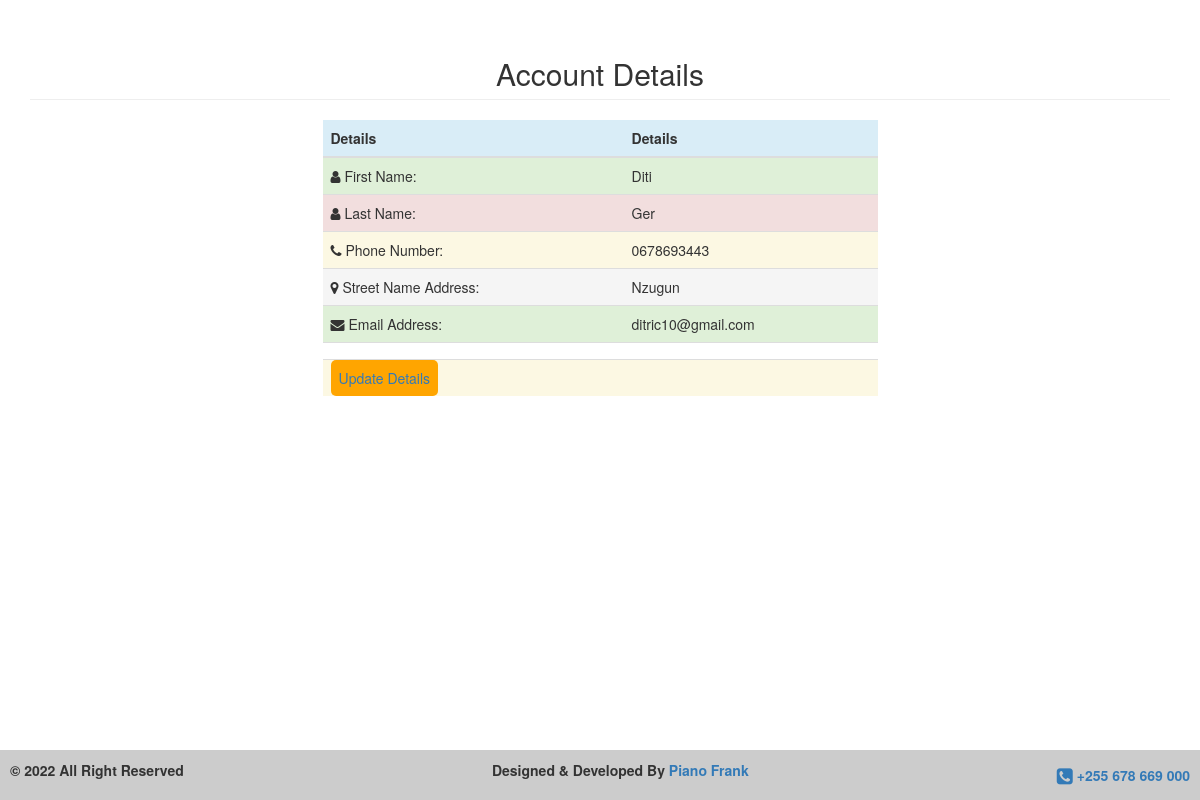
The app's page /details.php (signed in), older data.
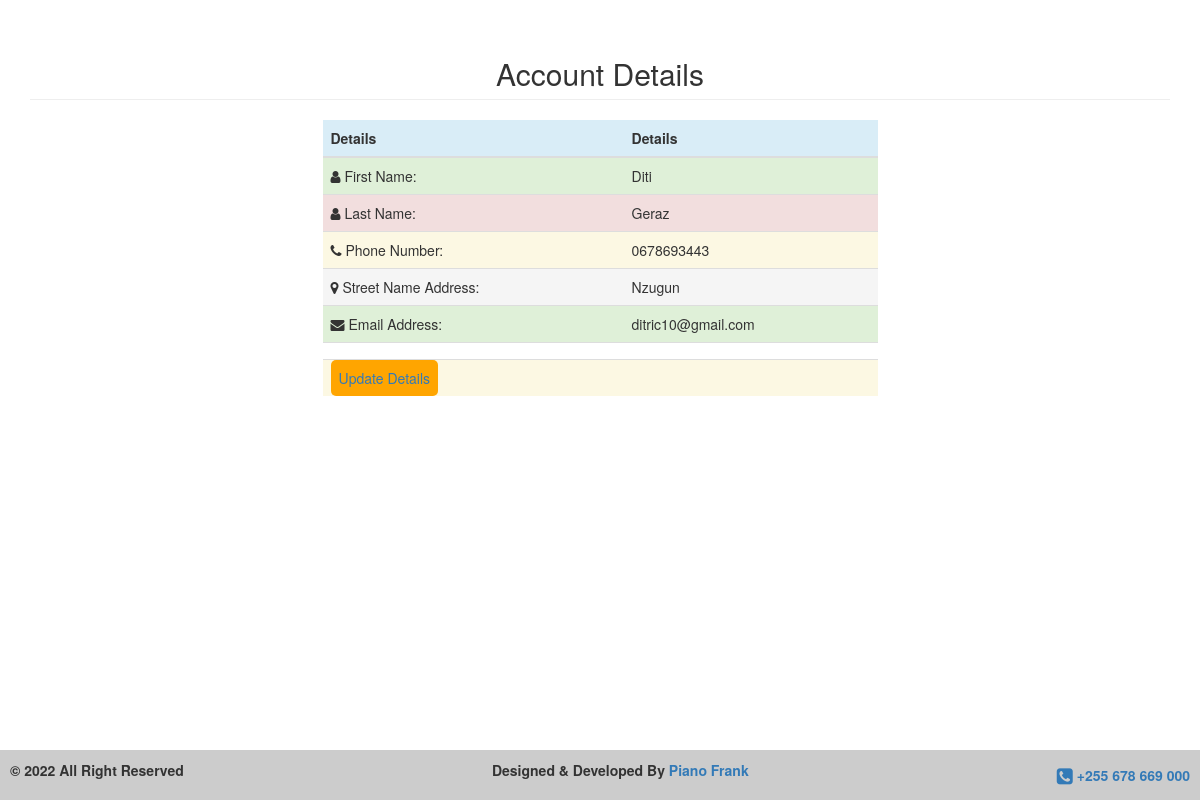
The same page, newer data.
### tables this page shows
CREATE TABLE `customer` (
  `id` int(11) NOT NULL,
  `first_name` varchar(50) NOT NULL,
  `last_name` varchar(50) NOT NULL,
  `phone` varchar(16) NOT NULL,
  `street` varchar(50) NOT NULL,
  `email` varchar(100) NOT NULL,
  `password` varchar(255) NOT NULL,
  `directory` int(11) NOT NULL DEFAULT 0
);

### details.php (the view, shortened to what this page needs)
<?php
include('server.php');
include('footer.php');
?>
<!DOCTYPE html>
<html>
    <head>
        <link rel="stylesheet" href="bootstrap3.min.css">
        <link rel="stylesheet" href="https://maxcdn.bootstrapcdn.com/font-awesome/4.6.3/css/font-awesome.min.css">
    </head>
    <body>
    <section>
        <div class="container-fluid">
            <div class="container">
                <h2 class="text-center page-header" style="margin-top: 5%;">Account Details</h2>
            </div>
            <div class="container" style="width: 50%; margin:auto;">
                <table class="table table-responsive">
                    <thead>
                        <tr class="info">
                            <th>Details</th>
                            <th>Details</th>
                        </tr>
                    </thead>
                    <?php
                    $logged_id = $_SESSION['user_id'];
                    $rows = mysqli_query($conn, "SELECT * FROM customer WHERE id = '$logged_id' ");
                    while($row = mysqli_fetch_array($rows)) { ?>
                    <tbody>
                        <tr class="success">
                            <td><i class="fa fa-user"></i> First Name: </td>
                            <td><?php echo $row['first_name']; ?></td>
                        </tr>
                        <tr class="danger">
                            <td><i class="fa fa-user"></i> Last Name: </td>
                            <td><?php echo $row['last_name']; ?></td>
                        </tr>
                        <tr class="warning">
                            <td><i class="fa fa-phone"></i> Phone Number: </td>
                            <td><?php echo $row['phone']; ?></td>
                        </tr>
                        <tr class="active">
                            <td><i class="fa fa-map-marker"></i> Street Name Address: </td>
                            <td><?php echo $row['street']; ?></td>
                        </tr>
                        <tr class="success">
                            <td><i class="fa fa-envelope"></i> Email Address: </td>
                            <td><?php echo $row['email']; ?></td>
                        </tr>
                        <tr class="default">
                            <td></td>
                            <td></td>
                        </tr>
                        <tr class="warning">
                            <td>
                                <span style="padding: 8px; background: orange; border-radius: 5px; color: white;">
                                    <a href="update-user-info.php?update-info=<?php echo $row['id']; ?>">Update Details</a>
                                </span>
                            </td>
                            <td>
                            </td>
                        </tr>
                    </tbody>
                    <?php
                    }
                    ?>
                </table>
            </div>
        </div>
    </section>

Row changes from the older to the newer data that the page shows:
changed customer "Diti": last_name "Ger" → "Geraz"
